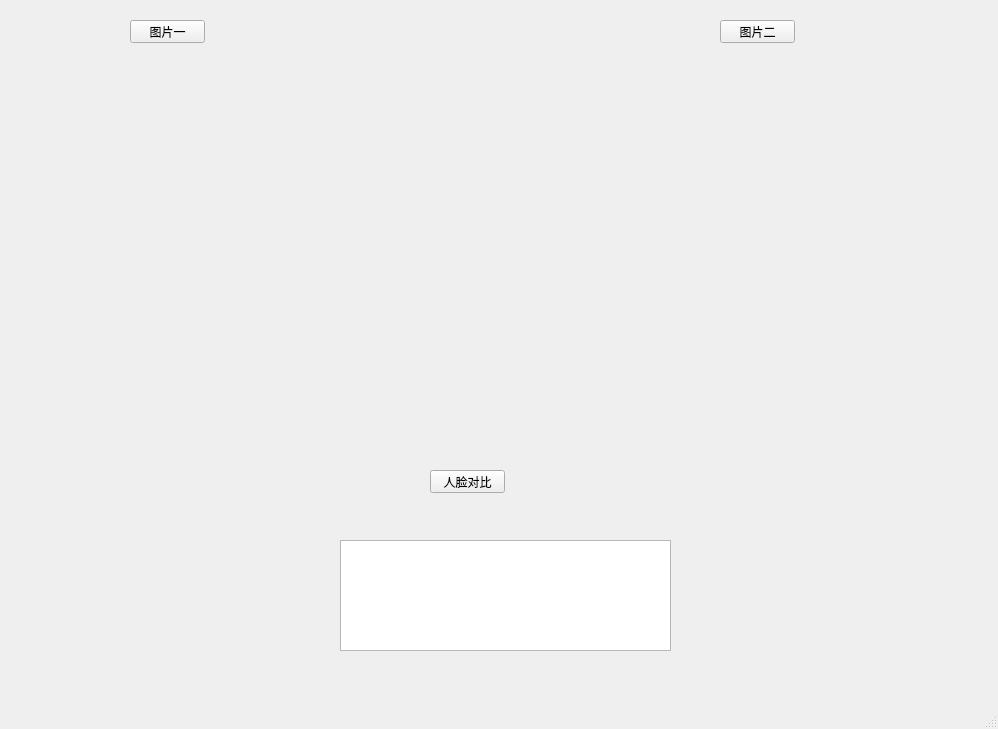
<?xml version="1.0" encoding="UTF-8"?>
<ui version="4.0">
 <class>MainWindow</class>
 <widget class="QMainWindow" name="MainWindow">
  <property name="geometry">
   <rect>
    <x>0</x>
    <y>0</y>
    <width>998</width>
    <height>729</height>
   </rect>
  </property>
  <property name="windowTitle">
   <string>MainWindow</string>
  </property>
  <widget class="QWidget" name="centralwidget">
   <widget class="QLabel" name="label_img1">
    <property name="geometry">
     <rect>
      <x>60</x>
      <y>110</y>
      <width>400</width>
      <height>300</height>
     </rect>
    </property>
    <property name="text">
     <string/>
    </property>
   </widget>
   <widget class="QPushButton" name="pushButton">
    <property name="geometry">
     <rect>
      <x>130</x>
      <y>20</y>
      <width>75</width>
      <height>23</height>
     </rect>
    </property>
    <property name="text">
     <string>图片一</string>
    </property>
   </widget>
   <widget class="QPushButton" name="pushButton_2">
    <property name="geometry">
     <rect>
      <x>720</x>
      <y>20</y>
      <width>75</width>
      <height>23</height>
     </rect>
    </property>
    <property name="text">
     <string>图片二</string>
    </property>
   </widget>
   <widget class="QLabel" name="label_img2">
    <property name="geometry">
     <rect>
      <x>530</x>
      <y>120</y>
      <width>400</width>
      <height>300</height>
     </rect>
    </property>
    <property name="text">
     <string/>
    </property>
   </widget>
   <widget class="QPushButton" name="pushButton_3">
    <property name="geometry">
     <rect>
      <x>430</x>
      <y>470</y>
      <width>75</width>
      <height>23</height>
     </rect>
    </property>
    <property name="text">
     <string>人脸对比</string>
    </property>
   </widget>
   <widget class="QTextEdit" name="result_math">
    <property name="geometry">
     <rect>
      <x>340</x>
      <y>540</y>
      <width>331</width>
      <height>111</height>
     </rect>
    </property>
   </widget>
  </widget>
  <widget class="QMenuBar" name="menubar">
   <property name="geometry">
    <rect>
     <x>0</x>
     <y>0</y>
     <width>998</width>
     <height>23</height>
    </rect>
   </property>
  </widget>
  <widget class="QStatusBar" name="statusbar"/>
 </widget>
 <resources/>
 <connections/>
</ui>
